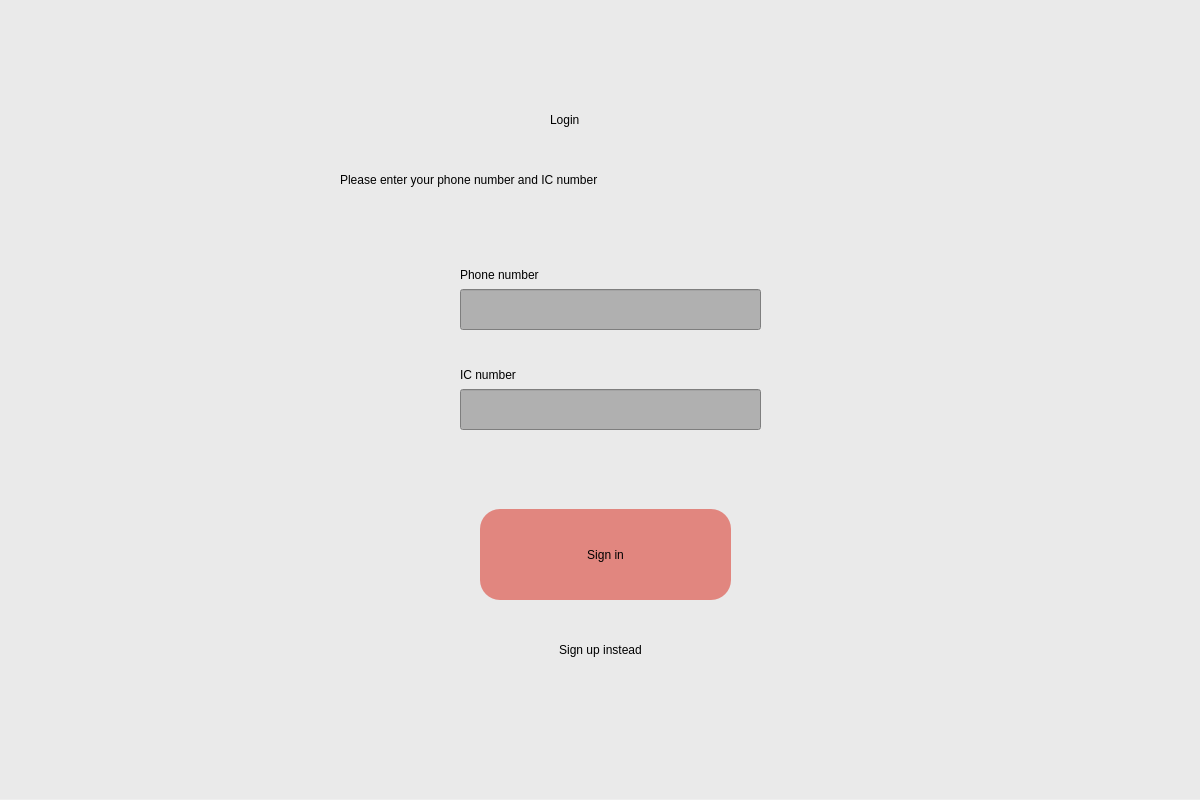
<?xml version="1.0" encoding="UTF-8"?>
<ui version="4.0">
 <class>Dialog</class>
 <widget class="QDialog" name="Dialog">
  <property name="geometry">
   <rect>
    <x>0</x>
    <y>0</y>
    <width>1200</width>
    <height>800</height>
   </rect>
  </property>
  <property name="windowTitle">
   <string>Dialog</string>
  </property>
  <widget class="QWidget" name="widget" native="true">
   <property name="geometry">
    <rect>
     <x>0</x>
     <y>-1</y>
     <width>1200</width>
     <height>800</height>
    </rect>
   </property>
   <property name="styleSheet">
    <string notr="true">QWidget#widget{
background-color:rgb(234, 234, 234);}</string>
   </property>
   <widget class="QLabel" name="label">
    <property name="geometry">
     <rect>
      <x>550</x>
      <y>90</y>
      <width>121</width>
      <height>61</height>
     </rect>
    </property>
    <property name="styleSheet">
     <string notr="true">font: 32pt &quot;Calibri&quot;;color:black</string>
    </property>
    <property name="text">
     <string>Login</string>
    </property>
   </widget>
   <widget class="QPushButton" name="login">
    <property name="geometry">
     <rect>
      <x>480</x>
      <y>510</y>
      <width>251</width>
      <height>91</height>
     </rect>
    </property>
    <property name="styleSheet">
     <string notr="true">border-radius:20px;background-color:rgb(225, 134, 127);
font: 24pt &quot;Calibri&quot;;</string>
    </property>
    <property name="text">
     <string>Sign in</string>
    </property>
   </widget>
   <widget class="QLabel" name="label_2">
    <property name="geometry">
     <rect>
      <x>340</x>
      <y>160</y>
      <width>531</width>
      <height>41</height>
     </rect>
    </property>
    <property name="styleSheet">
     <string notr="true">font: 16pt &quot;Calibri&quot;;color:black</string>
    </property>
    <property name="text">
     <string>Please enter your phone number and IC number</string>
    </property>
   </widget>
   <widget class="QLineEdit" name="text_edit_phone_number">
    <property name="geometry">
     <rect>
      <x>460</x>
      <y>290</y>
      <width>301</width>
      <height>41</height>
     </rect>
    </property>
    <property name="styleSheet">
     <string notr="true">background-color:rgb(176, 176, 176);
font: 20pt &quot;Calibri&quot;;color:rgb(79, 79, 79)</string>
    </property>
   </widget>
   <widget class="QLineEdit" name="text_edit_ic_number">
    <property name="geometry">
     <rect>
      <x>460</x>
      <y>390</y>
      <width>301</width>
      <height>41</height>
     </rect>
    </property>
    <property name="styleSheet">
     <string notr="true">background-color:rgb(176, 176, 176);
font: 20pt &quot;Calibri&quot;;color:rgb(79, 79, 79)</string>
    </property>
   </widget>
   <widget class="QLabel" name="label_3">
    <property name="geometry">
     <rect>
      <x>460</x>
      <y>260</y>
      <width>161</width>
      <height>31</height>
     </rect>
    </property>
    <property name="styleSheet">
     <string notr="true">font: 16pt &quot;Calibri&quot;;color:black</string>
    </property>
    <property name="text">
     <string>Phone number</string>
    </property>
   </widget>
   <widget class="QLabel" name="label_4">
    <property name="geometry">
     <rect>
      <x>460</x>
      <y>360</y>
      <width>161</width>
      <height>31</height>
     </rect>
    </property>
    <property name="styleSheet">
     <string notr="true">font: 16pt &quot;Calibri&quot;;color:black</string>
    </property>
    <property name="text">
     <string>IC number</string>
    </property>
   </widget>
   <widget class="QLabel" name="label_error">
    <property name="geometry">
     <rect>
      <x>460</x>
      <y>450</y>
      <width>491</width>
      <height>31</height>
     </rect>
    </property>
    <property name="styleSheet">
     <string notr="true">font: 12pt &quot;Calibri&quot;;color:red</string>
    </property>
    <property name="text">
     <string/>
    </property>
   </widget>
   <widget class="QPushButton" name="btn_goTosignup">
    <property name="geometry">
     <rect>
      <x>500</x>
      <y>630</y>
      <width>201</width>
      <height>41</height>
     </rect>
    </property>
    <property name="styleSheet">
     <string notr="true">border-radius:20px;
font: &quot;Calibri&quot;;</string>
    </property>
    <property name="text">
     <string>Sign up instead</string>
    </property>
   </widget>
  </widget>
 </widget>
 <resources/>
 <connections/>
</ui>
